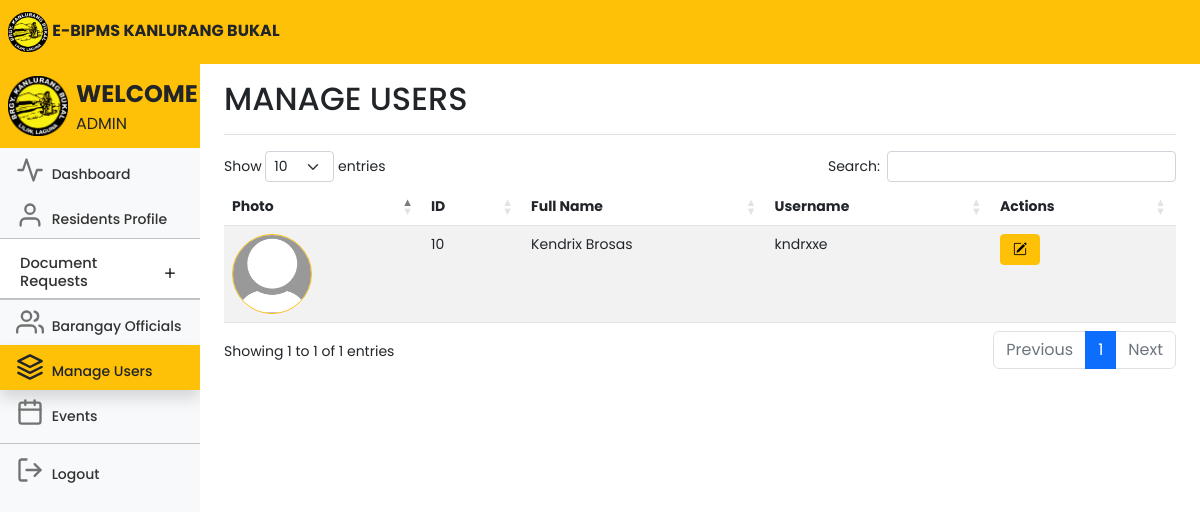
Page /adminusers.php (signed in) on the earlier database version.
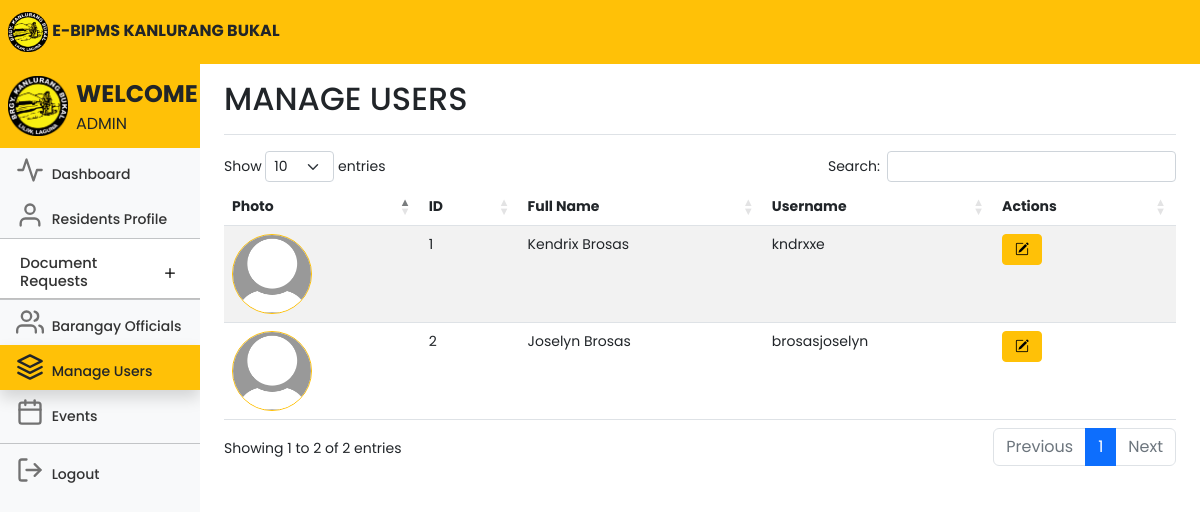
Same page on the later database version.
### tables this page shows
CREATE TABLE `users` (
  `id` int(11) NOT NULL,
  `userID` varchar(100) NOT NULL,
  `firstname` varchar(100) NOT NULL,
  `middlename` varchar(100) NOT NULL,
  `lastname` varchar(100) NOT NULL,
  `sex` varchar(100) NOT NULL,
  `birthday` varchar(100) NOT NULL,
  `age` int(11) NOT NULL,
  `house_no` varchar(100) NOT NULL,
  `purok` varchar(100) NOT NULL,
  `civilstatus` varchar(100) NOT NULL,
  `voter` varchar(100) NOT NULL,
  `is_special_group` tinyint(1) NOT NULL,
  `specialgroup` varchar(100) NOT NULL,
  `members` int(11) NOT NULL,
  `housingstatus` varchar(100) NOT NULL,
  `phonenumber` varchar(15) NOT NULL,
  `email` varchar(100) NOT NULL,
  `username` varchar(100) NOT NULL,
  `password` varchar(100) NOT NULL,
  `profile_picture` varchar(255) NOT NULL
);

### adminusers.php (the view, shortened to what the changed rows need)
<!DOCTYPE html>
<html lang="en">
<head>
	<link rel="stylesheet" href="https://cdn.jsdelivr.net/npm/bootstrap-icons@1.10.5/font/bootstrap-icons.css">
	<link href="css/bootstrap.min.css" rel="stylesheet">
	<link rel="stylesheet" href="css/style.css">
	<link rel="stylesheet" href="DataTables/datatables.css" />
	<link rel="stylesheet"
		href="https://cdnjs.cloudflare.com/ajax/libs/twitter-bootstrap/5.2.0/css/bootstrap.min.css" />
	<link rel="stylesheet" href="https://cdn.datatables.net/1.13.4/css/dataTables.bootstrap5.min.css" />
	<link href="dashboard.css" rel="stylesheet">
</head>
<body>
	<div class="container-fluid">
		<div class="row">
			<nav id="sidebarMenu" class="col-md-3 col-lg-2 d-md-block bg-body-tertiary sidebar collapse">
				<div class="position-sticky pt-2 mt-2 sidebar-sticky bg-light">
					<ul class="nav flex-column">
						<li class="nav-item fs-7">
							<div class="accordion accordion-flush" id="accordionFlushExample">
								<div class="accordion-item">
									<h2 class="accordion-header fs-7">
										<button class="accordion-button collapsed fs-7 pb-2 nav-link"
											style="font-size:11pt;" type="button" data-bs-toggle="collapse"
											data-bs-target="#flush-collapseOne" aria-expanded="false"
											aria-controls="flush-collapseOne">
											Document Requests
										</button>
									</h2>
								</div>
						</li>
					</ul>
				</div>
			</nav>
			<main class="col-md-9 ms-sm-auto col-lg-10 px-md-4">
				<div
					class="d-flex justify-content-between flex-wrap flex-md-nowrap align-items-center pt-3 pb-2 mb-3 border-bottom">
					<h1 class="h2">MANAGE USERS</h1>
				</div>
				<div class="table-responsive">
					<div class="data_table">
						<table id="myTable" class="table table-striped table-hover" style="width:100%">
							<thead>
								<tr>
									<th scope="col">Photo</th>
									<th scope="col">ID</th>
									<th scope="col">Full Name</th>
									<th scope="col">Username</th>
									<th scope="col">Actions</th>
								</tr>
							</thead>
							<tbody>
								<?php
								include 'conn.php';
								$query = 'SELECT * FROM users WHERE username IS NOT NULL AND username <> ""';
								$result = mysqli_query($conn, $query);
								while ($row = mysqli_fetch_array($result)) {
									?>
									<tr>
										<td>
											<?php
											if (!empty($row['profile_picture'])) {
												echo '<img class="rounded-circle border border-warning" src="' . $row['profile_picture'] . '" alt="Profile Picture" width="80">';
											} else {
												echo '<img class="rounded-circle border border-warning" src="default-profile-pic.jpg" alt="Profile Picture" width="80">';
											}
											?>
										<td>
											<?php echo $row['id']; ?>
										</td>
										<td>
											<?php echo $row['firstname'] . ' ' . $row['lastname']; ?>
										</td>
										<td>
											<?php echo $row['username']; ?>
										</td>
										<td class="text-right">
											<div class="btn-group me-2">
												<a href="edituser.php?id=<?php echo $row['id']; ?>"
													class="btn btn-warning btn-sm" style="width: 40px;"><i
														class="bi bi-pencil-square"></i></a>
											</div>
										</td>
									</tr>
									<?php
								}
								?>
							</tbody>
						</table>
					</div>
				</div>
			</main>
		</div>
	</div>
</body>
</html>

Differences in the rows shown:
removed users: id "10", firstname "Kendrix", lastname "Brosas", username "kndrxxe"
added users: id "1", firstname "Kendrix", lastname "Brosas", username "kndrxxe"
added users: id "2", firstname "Joselyn", lastname "Brosas", username "brosasjoselyn"
Other differences:
text written by a page script: "Show entries Search: Showing 1 to 1 of 1 entries Previous 1 Next" → "Show entries Search: Showing 1 to 2 of 2 entries Previous 1 Next"
